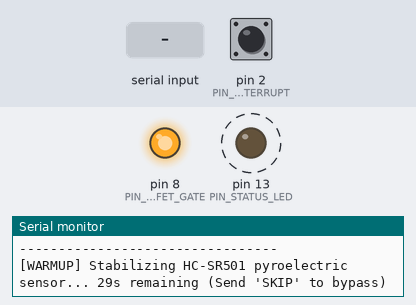
Recording of a sketch running on a simulated Arduino Nano, built with avr-gcc and run on an emulated ATmega328P. On the bench: output pins drawn as LEDs (lit = HIGH), the last lines printed to the serial monitor. Dashed ring = blinking. The inputs (shaded band) are chosen by the test bench; at power-on: pin 2 (PIN_PIR_INTERRUPT) HIGH.

Above: at 0.87 s.
1.3 s: "SKIP\n" received over Serial
At 1.3 s:
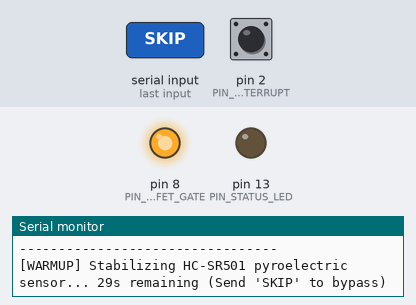
2.8 s: pin 2 (PIN_PIR_INTERRUPT) driven LOW
4.3 s: "PING\n" received over Serial
5.8 s: "STATUS\n" received over Serial
7.3 s: pin 2 (PIN_PIR_INTERRUPT) driven HIGH
At 8.5 s:
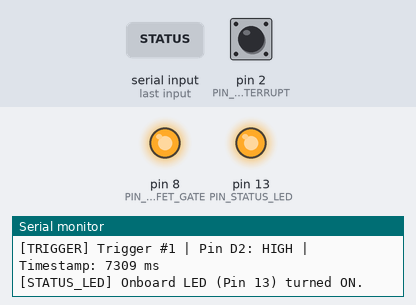
8.8 s: pin 2 (PIN_PIR_INTERRUPT) pulsed LOW 5 times (0.12 s each, 0.3 s apart)
At 9.32 s:
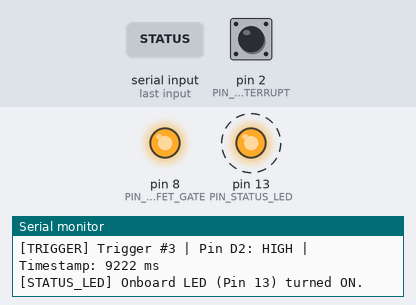
Timing chart, 0 to 11.8 s (numbered marks = the images above; inputs shaded):
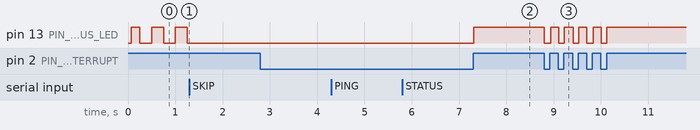

Measured:
- after the input at 1.3 s, pin 13 (PIN_STATUS_LED): stops changing and stays LOW
- after the input at 7.3 s, pin 13 (PIN_STATUS_LED): LOW → HIGH at once
- after the input at 8.8 s, pin 13 (PIN_STATUS_LED): alternates HIGH for 0.17 s and LOW for 0.12 s, 10 changes in all, then stays HIGH, starting at once
- by itself, pin 13 (PIN_STATUS_LED): alternates HIGH for 0.25 s and LOW for 0.25 s

The sketch:

test_pir_sensor.ino
```cpp
/*
 * Standalone PIR Sensor Hardware Integration Test Firmware
 * Target: Arduino Nano V3.0 (ATmega328P)
 *
 * Purpose:
 *   Validates physical HC-SR501 PIR motion sensor in isolation:
 *   1. Measures sensor warm-up & stabilization period (~30-60s)
 *   2. Verifies Pin D2 (INT0) external hardware interrupt triggering on RISING edge
 *   3. Verifies Pin D2 digital state changes (HIGH on motion, LOW on idle)
 *   4. Measures trigger pulse duration (HIGH time determined by time pot)
 *   5. Keeps P-MOSFET gate (Pin D8) HIGH (Power OFF) to keep Raspberry Pi safely isolated
 *   6. Mirrors sensor state to onboard LED (Pin D13) for instant visual feedback
 *   7. Provides structured serial telemetry (115200 baud) for automated host test runner
 *
 * Hardware Connections:
 *   - HC-SR501 VCC  -> Arduino Nano 5V Pin
 *   - HC-SR501 GND  -> Arduino Nano GND Pin
 *   - HC-SR501 OUT  -> Arduino Nano Pin D2 (INT0)
 *   - Arduino D13   -> Built-in Status LED (Visual indicator)
 *   - Arduino D8    -> MOSFET Gate (Held HIGH to cut power to Pi during test)
 *
 * Sensor Settings:
 *   - Trigger Mode Jumper: Set to 'H' (Repeatable Trigger)
 *   - Time Delay Potentiometer: Turn fully counter-clockwise (~3s shortest pulse)
 *   - Sensitivity Potentiometer: Adjust as needed (middle position recommended)
 */

#include <Arduino.h>

// Hardware Pin Definitions
constexpr uint8_t PIN_PIR_INTERRUPT = 2;   // INT0 on ATmega328P (HC-SR501 OUT)
constexpr uint8_t PIN_SHUTDOWN_ACK  = 6;   // Unused in isolated test (Input)
constexpr uint8_t PIN_MOSFET_GATE   = 8;   // Held HIGH to isolate Pi (Active LOW = ON)
constexpr uint8_t PIN_STATUS_LED    = 13;  // Onboard LED indicator

// Timing & Configuration
constexpr unsigned long SERIAL_BAUD_RATE    = 115200;
constexpr unsigned long WARMUP_DURATION_MS  = 30000UL; // 30s HC-SR501 stabilization period
constexpr unsigned long HEARTBEAT_INTERVAL_MS = 10000UL;

enum class TestState : uint8_t {
    WARMING_UP,
    READY_MONITORING
};

// Global State Variables
TestState currentState = TestState::WARMING_UP;
unsigned long warmupStartTime = 0;
unsigned long lastWarmupReportTime = 0;
unsigned long lastHeartbeatTime = 0;

// Motion Tracking Variables
int lastPinState = LOW;
unsigned long motionStartTime = 0;
unsigned long motionDuration = 0;
unsigned long totalTriggers = 0;

// Interrupt Tracking (Volatile for ISR safety)
volatile unsigned long isrTriggerCount = 0;
volatile unsigned long isrLastTime = 0;
volatile bool isrEventPending = false;

// Hardware Interrupt Service Routine for Pin D2 (INT0)
void isrPirMotion() {
    isrTriggerCount++;
    isrLastTime = millis();
    isrEventPending = true;
}

void printHelp() {
    Serial.println(F("--- Available Serial Commands ---"));
    Serial.println(F("  PING     - Check connection with Nano"));
    Serial.println(F("  STATUS   - Output current sensor pin state & trigger counts"));
    Serial.println(F("  SKIP     - Bypass remaining warm-up time immediately"));
    Serial.println(F("  WARMUP   - Restart 30s sensor warm-up countdown"));
    Serial.println(F("  RESET    - Reset trigger counts and timer metrics"));
    Serial.println(F("  HELP     - Print this command menu"));
    Serial.println(F("---------------------------------"));
}

void printStatus() {
    int currentPin = digitalRead(PIN_PIR_INTERRUPT);
    Serial.print(F("[STATUS] State: "));
    Serial.print(currentState == TestState::WARMING_UP ? F("WARMING_UP") : F("READY"));
    Serial.print(F(" | Pin D2: "));
    Serial.print(currentPin == HIGH ? F("HIGH (Motion)") : F("LOW (Idle)"));
    Serial.print(F(" | Triggers: "));
    Serial.print(totalTriggers);
    Serial.print(F(" | ISR Count: "));
    Serial.print(isrTriggerCount);
    Serial.print(F(" | Uptime: "));
    Serial.print(millis() / 1000);
    Serial.println(F("s"));
}

void processSerialCommand(const String& cmd) {
    String cleanCmd = cmd;
    cleanCmd.trim();
    cleanCmd.toUpperCase();

    if (cleanCmd == "PING") {
        Serial.println(F("[PONG] Arduino Nano PIR Test Firmware Online"));
    } else if (cleanCmd == "STATUS") {
        printStatus();
    } else if (cleanCmd == "SKIP") {
        if (currentState == TestState::WARMING_UP) {
            currentState = TestState::READY_MONITORING;
            digitalWrite(PIN_STATUS_LED, LOW);
            Serial.println(F("[WARMUP_SKIPPED] Warm-up bypassed by operator. Sensor monitoring active."));
            Serial.println(F("[READY] Sensor monitoring active. Wave hand across PIR sensor to test."));
        } else {
            Serial.println(F("[INFO] Sensor already in active monitoring state."));
        }
    } else if (cleanCmd == "WARMUP") {
        currentState = TestState::WARMING_UP;
        warmupStartTime = millis();
        lastWarmupReportTime = 0;
        Serial.println(F("[WARMUP_RESTART] Sensor warm-up countdown restarted (30 seconds)."));
    } else if (cleanCmd == "RESET") {
        totalTriggers = 0;
        noInterrupts();
        isrTriggerCount = 0;
        isrEventPending = false;
        interrupts();
        Serial.println(F("[RESET] Trigger counters and metrics reset to 0."));
    } else if (cleanCmd == "HELP" || cleanCmd == "?") {
        printHelp();
    } else if (cleanCmd.length() > 0) {
        Serial.print(F("[UNKNOWN_CMD] Unrecognized command: '"));
        Serial.print(cleanCmd);
        Serial.println(F("'. Send 'HELP' for valid commands."));
    }
}

void setup() {
    // 1. Initialize Serial Communication
    Serial.begin(SERIAL_BAUD_RATE);
    while (!Serial && millis() < 2000) {
        // Wait up to 2 seconds for USB serial connection on Leonardo/Micro/Nano
    }

    // 2. Configure Hardware Pins
    pinMode(PIN_PIR_INTERRUPT, INPUT);
    pinMode(PIN_SHUTDOWN_ACK, INPUT);
    pinMode(PIN_STATUS_LED, OUTPUT);
    digitalWrite(PIN_STATUS_LED, LOW);

    // Ensure Raspberry Pi remains safely unpowered during isolated PIR testing
    pinMode(PIN_MOSFET_GATE, OUTPUT);
    digitalWrite(PIN_MOSFET_GATE, HIGH); // Active-LOW: HIGH = Cut Power

    // 3. Attach Hardware Interrupt on Pin D2 (INT0)
    attachInterrupt(digitalPinToInterrupt(PIN_PIR_INTERRUPT), isrPirMotion, RISING);

    // 4. Initialize Warm-up State
    currentState = TestState::WARMING_UP;
    warmupStartTime = millis();
    lastWarmupReportTime = millis();
    lastHeartbeatTime = millis();
    lastPinState = digitalRead(PIN_PIR_INTERRUPT);

    // 5. Emit Boot Telemetry Banner
    Serial.println();
    Serial.println(F("============================================================"));
    Serial.println(F("     Arduino Nano - HC-SR501 PIR Hardware Integration Test  "));
    Serial.println(F("============================================================"));
    Serial.print(F("Pin D2 (INT0):    PIR Sensor OUT (Input)\n"));
    Serial.print(F("Pin D13:          Status LED (Output)\n"));
    Serial.print(F("Pin D8:           MOSFET Gate (HIGH / Pi Power Isolated)\n"));
    Serial.print(F("Warm-up Period:   30 seconds\n"));
    Serial.print(F("Baud Rate:        115200\n"));
    Serial.println(F("============================================================"));
    Serial.println(F("[INIT] Initialized successfully. Starting sensor stabilization..."));
    printHelp();
}

void loop() {
    unsigned long now = millis();

    // 1. Check for Incoming Serial Commands
    if (Serial.available() > 0) {
        String input = Serial.readStringUntil('\n');
        processSerialCommand(input);
    }

    // 2. Handle State Logic
    if (currentState == TestState::WARMING_UP) {
        unsigned long elapsed = now - warmupStartTime;

        // Visual indication during warm-up: Blink onboard LED at 2 Hz
        digitalWrite(PIN_STATUS_LED, (elapsed / 250) % 2 == 0 ? HIGH : LOW);

        // Emit countdown update every 5 seconds
        if (now - lastWarmupReportTime >= 5000UL || lastWarmupReportTime == 0) {
            lastWarmupReportTime = now;
            long remaining = (long)(WARMUP_DURATION_MS - elapsed) / 1000;
            if (remaining > 0) {
                Serial.print(F("[WARMUP] Stabilizing HC-SR501 pyroelectric sensor... "));
                Serial.print(remaining);
                Serial.println(F("s remaining (Send 'SKIP' to bypass)"));
            }
        }

        // Check if warm-up completed
        if (elapsed >= WARMUP_DURATION_MS) {
            currentState = TestState::READY_MONITORING;
            digitalWrite(PIN_STATUS_LED, LOW);
            lastPinState = digitalRead(PIN_PIR_INTERRUPT);

            Serial.println(F("------------------------------------------------------------"));
            Serial.println(F("[READY] Sensor warm-up complete! Physical sensor stabilized."));
            Serial.println(F("[READY] Monitoring for motion triggers on Pin D2..."));
            Serial.println(F("[PROMPT] Wave your hand in front of the HC-SR501 lens."));
            Serial.println(F("------------------------------------------------------------"));
        }
        return;
    }

    // 3. Active Monitoring State
    int currentPinState = digitalRead(PIN_PIR_INTERRUPT);

    // Process Pending Interrupt Flag
    if (isrEventPending) {
        noInterrupts();
        isrEventPending = false;
        unsigned long isrTime = isrLastTime;
        unsigned long count = isrTriggerCount;
        interrupts();

        Serial.print(F("[ISR_EVENT] Hardware interrupt INT0 fired on RISING edge! Total ISR events: "));
        Serial.print(count);
        Serial.print(F(" at "));
        Serial.print(isrTime);
        Serial.println(F(" ms"));
    }

    // Detect Transition: LOW -> HIGH (Motion Trigger Detected)
    if (lastPinState == LOW && currentPinState == HIGH) {
        totalTriggers++;
        motionStartTime = now;
        digitalWrite(PIN_STATUS_LED, HIGH); // Turn ON LED for visual feedback

        Serial.println();
        Serial.println(F(">>> [MOTION_DETECTED] <<<"));
        Serial.print(F("[TRIGGER] Trigger #"));
        Serial.print(totalTriggers);
        Serial.print(F(" | Pin D2: HIGH"));
        Serial.print(F(" | Timestamp: "));
        Serial.print(now);
        Serial.println(F(" ms"));
        Serial.println(F("[STATUS_LED] Onboard LED (Pin 13) turned ON."));
    }
    // Detect Transition: HIGH -> LOW (Motion Ended / Sensor Reset)
    else if (lastPinState == HIGH && currentPinState == LOW) {
        motionDuration = now - motionStartTime;
        digitalWrite(PIN_STATUS_LED, LOW); // Turn OFF LED

        Serial.println();
        Serial.println(F("<<< [MOTION_CLEARED] <<<"));
        Serial.print(F("[CLEAR] Motion pulse ended | Pin D2: LOW"));
        Serial.print(F(" | Pulse Duration: "));
        Serial.print(motionDuration);
        Serial.println(F(" ms"));
        Serial.println(F("[STATUS_LED] Onboard LED (Pin 13) turned OFF."));
        Serial.println(F("[READY] Sensor reset. Ready for next motion trigger."));
    }

    lastPinState = currentPinState;

    // Emit periodic idle heartbeat every 10 seconds if no transitions occur
    if (now - lastHeartbeatTime >= HEARTBEAT_INTERVAL_MS) {
        lastHeartbeatTime = now;
        if (currentPinState == LOW) {
            Serial.print(F("[IDLE_OK] Quiescent state verified: Pin D2 is LOW (no false motion). Uptime: "));
            Serial.print(now / 1000);
            Serial.print(F("s | Triggers: "));
            Serial.println(totalTriggers);
        } else {
            unsigned long activeElapsed = now - motionStartTime;
            Serial.print(F("[ACTIVE_HOLD] Pin D2 currently HIGH (Motion ongoing). Active for: "));
            Serial.print(activeElapsed);
            Serial.println(F(" ms"));
        }
    }

    delay(20); // 20ms polling interval for responsive debounce
}
```
